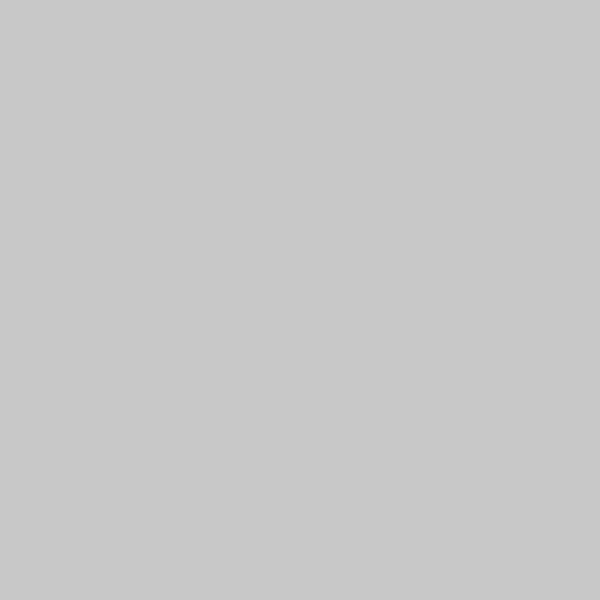
Frame 1 (no input)
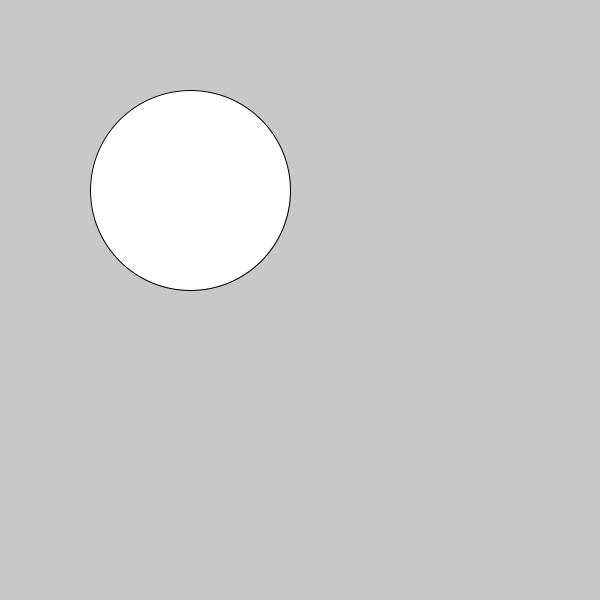
Frame 60 (the mouse pressed at the canvas centre just before this capture)
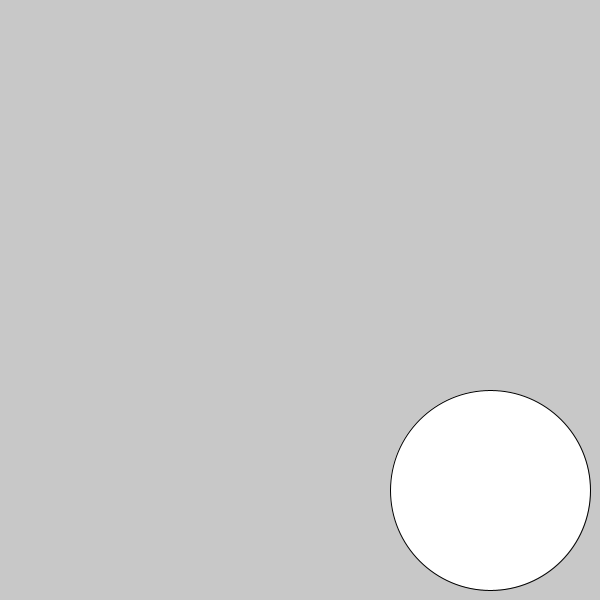
Frame 120 (the mouse held since frame 60 and released just before this capture)

The Processing sketch that drew these frames (run headless with seeded random() and noise(); from frame 60 on, the mouse is pressed at the canvas centre):

// Processing sketch: Part_4
// ── Part_4.pde
//Gabriel Altshuler 
//2-4

// built in variables:
//  - mouseX, mouseY: these are the coordinates for your mouse pointer

// define your own variables here
int x;

void setup() {
  size(600, 600);
  x = 900; // set the starting value
} // -----end of setup-----

void draw() {
 background(200);
 ellipse(x, x, 200, 200);
 x = x + 5;
 if (x > 700) {
  x = -100; 
 }
}
